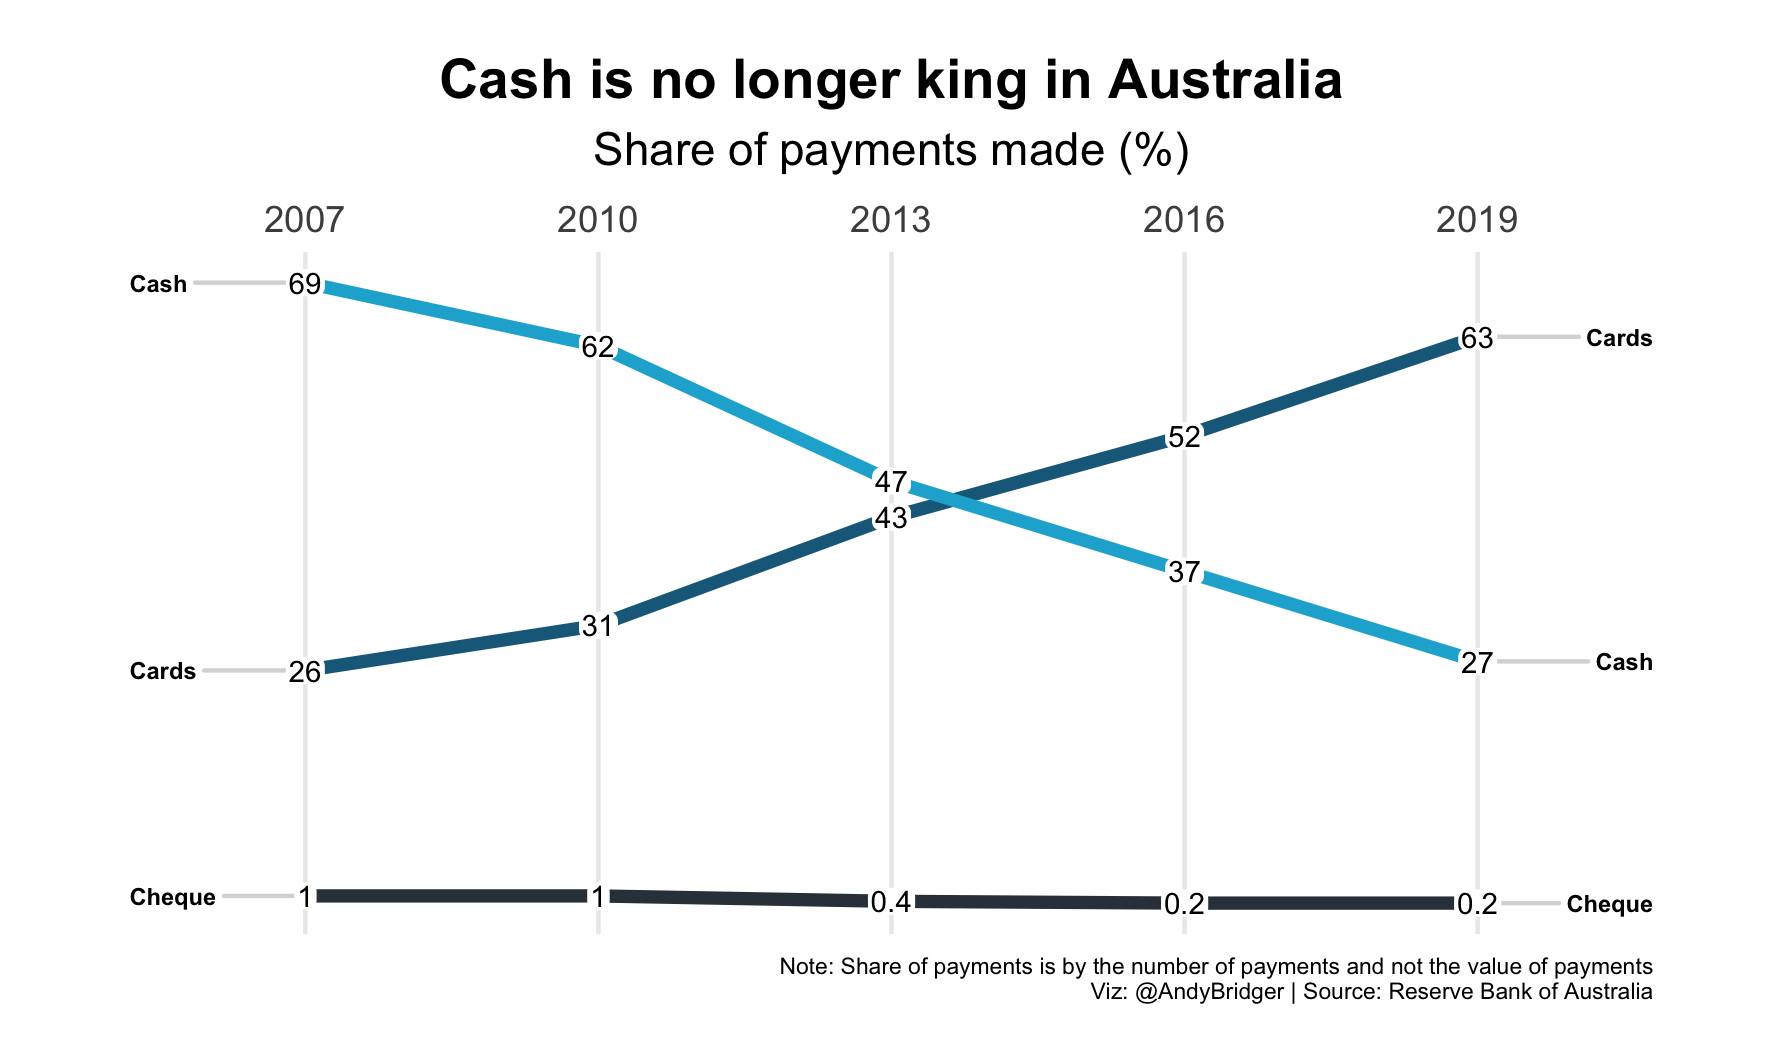

The script that saved this image:
#30DayChartChallenge 
#Day 5 | slope
#Viz: @AndyBridger

#download packages if needed
list.of.packages <- c("ggplot2", "ggthemes", 'dplyr', 'tidyr', 'tidyverse',
                      'readr')
new.packages <- list.of.packages[!(list.of.packages %in% installed.packages()[,"Package"])]
if(length(new.packages)) install.packages(new.packages)

#load packages
lapply(c("ggplot2", "ggthemes", 'dplyr', 'tidyr', 'tidyverse',
         'readr'), require, character.only = TRUE)

#extra download for slope graph
install.packages("devtools")
devtools::install_github("ibecav/CGPfunctions")
library(CGPfunctions)

#load data
urlfile="https://raw.githubusercontent.com/andybridger/30DayChartChallenge/main/day05/day05.csv"
d_pay <-read_csv(url(urlfile))
View(d_pay)

#set theme
theme_slope <- theme_minimal(base_family = 'Arial') +
  theme(plot.title = element_text(size=rel(1.2), face = "bold", hjust = 0.5),
        plot.subtitle    = element_text(hjust = 0.5),
        plot.caption = element_text(size=rel(0.5))) +
  theme(axis.text.x.top = element_text(),
        panel.grid.minor.x = element_blank(),
        legend.position = "none") +
  theme(axis.title.y     = element_blank(),
        axis.text.y      = element_blank(),
        axis.title.x     = element_blank(),
        panel.grid.major.y = element_blank(),
        panel.grid.minor.y = element_blank()) +
  theme(axis.ticks = element_blank())+
  theme(plot.margin = margin(t = 0.5, r = 1, b = 0.5, l = 1, unit = "cm"))

theme_set(theme_slope)

#wrangle wide data to long data and filter data
d_long <- gather(d_pay, year, percent, '2007':'2019', factor_key=TRUE)
View(d_long)
str(d_long)

d_pay <- d_long %>% 
  filter(type %in% c("Cash", "Cards", "Cheque"))

# set colours
color <- c("#1a698a","#1ab0d4", "#333F48")

#create slope graph
newggslopegraph(dataframe = d_pay,
                Times = year,
                Measurement = percent,
                Grouping = type,
                LineColor = color,
                LineThickness = 1.5,
                YTextSize = 2,
                Title = "Cash is no longer king in Australia",
                SubTitle = "Share of payments made (%)",
                Caption = "Note: Share of payments is by the number of payments and not the value of payments
Viz: @AndyBridger | Source: Reserve Bank of Australia") +
  theme_slope

#save plot
ggsave('charts/day05.png',
       width = 5,
       height = 3,
       scale = 3,
       units = 'cm')
